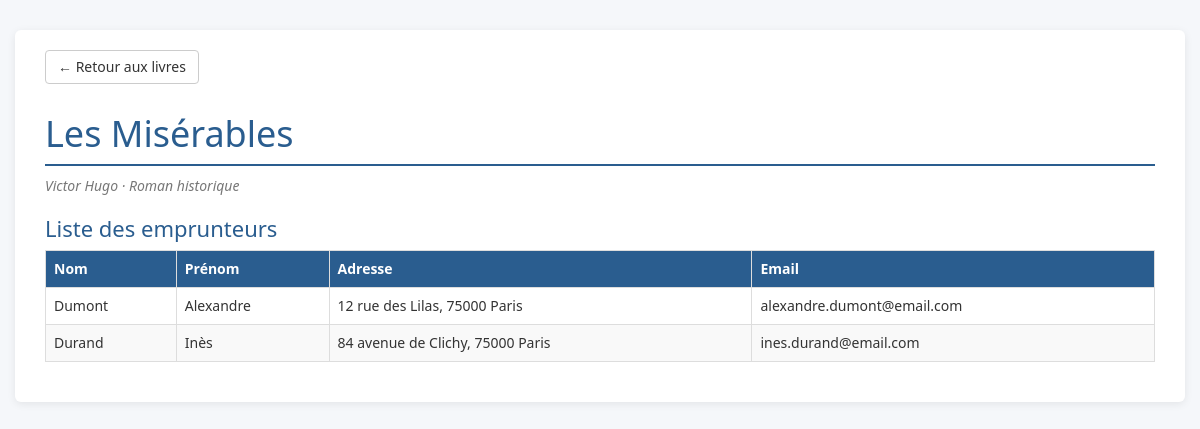
The app's page /presentation/detailLivre.php?id=1 with its own data.
### tables this page shows
CREATE TABLE Livres (
    id INT AUTO_INCREMENT PRIMARY KEY,
    titre VARCHAR(100) NOT NULL,
    auteur VARCHAR(50) NOT NULL,
    genre VARCHAR(50) NOT NULL
);

CREATE TABLE Emprunteurs (
    id INT AUTO_INCREMENT PRIMARY KEY,
    nom VARCHAR(50) NOT NULL,
    prenom VARCHAR(50) NOT NULL,
    adresse VARCHAR(100) NOT NULL,
    email VARCHAR(100) UNIQUE NOT NULL,
    id_livre INT NOT NULL,
    FOREIGN KEY (id_livre) REFERENCES Livres(id)

);

### persistance/DialogueBD.php (called while the page is built, shortened)
<?php
class DialogueBD
{
    private function getTout($sql, $params = array())
    {
        try {
            $conn = Connexion::getConnexion();
            $sth = $conn->prepare($sql);
            $sth->execute($params);
            return $sth->fetchAll(PDO::FETCH_ASSOC);
        } catch (PDOException $e) {
            $erreur = $e->getMessage();
            return array();
        }
    }
    private function getUn($sql, $params = array())
    {
        try {
            $conn = Connexion::getConnexion();
            $sth = $conn->prepare($sql);
            $sth->execute($params);
            return $sth->fetchObject();
        } catch (PDOException $e) {
            $erreur = $e->getMessage();
            return false;
        }
    }
    public function getUnLivre($idLivre)
    {
        return $this->getUn("SELECT * FROM livres WHERE id=?", array($idLivre));
    }
    public function getEmprunteursLivre($idLivre)
    {
        return $this->getTout("SELECT * FROM emprunteurs WHERE id_livre=? ORDER BY nom, prenom", array($idLivre));
    }
}

### presentation/detailLivre.php (the view, shortened to what this page needs)
<?php
require_once '../persistance/DialogueBD.php';
try {
    $id = isset($_GET['id']) ? (int)$_GET['id'] : 0;
    $undlg = new DialogueBD();
    $livre = $undlg->getUnLivre($id);
    $emprunteurs = $undlg->getEmprunteursLivre($id);
} catch (Exception $e) {
    $erreur = $e->getMessage();
}
?>
<!DOCTYPE html>
<html>
<head>
    <link href="../bootstrap/css/bootstrap.min.css" rel="stylesheet" media="screen">
    <link rel="stylesheet" href="../design.css"/>
</head>
<body>
<div class="container">
<a href="tableauLivres.php" class="btn btn-default retour">&larr; Retour aux livres</a>
<?php
if (isset($erreur)) {
    echo "<div class='alert alert-danger'>Erreur : $erreur</div>";
} else {
?>
<h1><?php echo htmlspecialchars($livre->titre); ?></h1>
<p class="infos">
    <?php echo htmlspecialchars($livre->auteur); ?> &middot;
    <?php echo htmlspecialchars($livre->genre); ?>
</p>
<h2>Liste des emprunteurs</h2>
<div class="table-responsive">
<table class="table table-bordered table-striped">
    <tr><th>Nom</th><th>Prénom</th><th>Adresse</th><th>Email</th></tr>
    <?php
    foreach ($emprunteurs as $ligne) {
        $nom = htmlspecialchars($ligne['nom']);
        $prenom = htmlspecialchars($ligne['prenom']);
        $adresse = htmlspecialchars($ligne['adresse']);
        $email = htmlspecialchars($ligne['email']);
        echo "<tr><td>$nom</td><td>$prenom</td><td>$adresse</td><td>$email</td></tr>";
    }
    ?>
</table>
</div>
<?php } ?>
</div>
</body>
</html>

### design.css (style rules this page uses)
body { font-family: "Lucida Sans", "Segoe UI", sans-serif; background-color: #f5f7fa; color: #333; }
.container { background-color: #fff; margin-top: 30px; margin-bottom: 30px; padding: 20px 30px; border-radius: 6px; box-shadow: 0 2px 8px rgba(0, 0, 0, 0.08); }
h1 { color: #2a5d8f; border-bottom: 2px solid #2a5d8f; padding-bottom: 10px; }
h2 { color: #2a5d8f; font-size: 22px; }
th { background-color: #2a5d8f; color: #fff; }
.infos { color: #777; font-style: italic; }
.retour { margin-bottom: 10px; }

### records on screen
livres: titre "Les Misérables", auteur "Victor Hugo", genre "Roman historique"
emprunteurs: nom "Dumont", prenom "Alexandre", adresse "12 rue des Lilas, 75000 Paris", email "alexandre.dumont@email.com"
emprunteurs: nom "Durand", prenom "Inès", adresse "84 avenue de Clichy, 75000 Paris", email "ines.durand@email.com"
